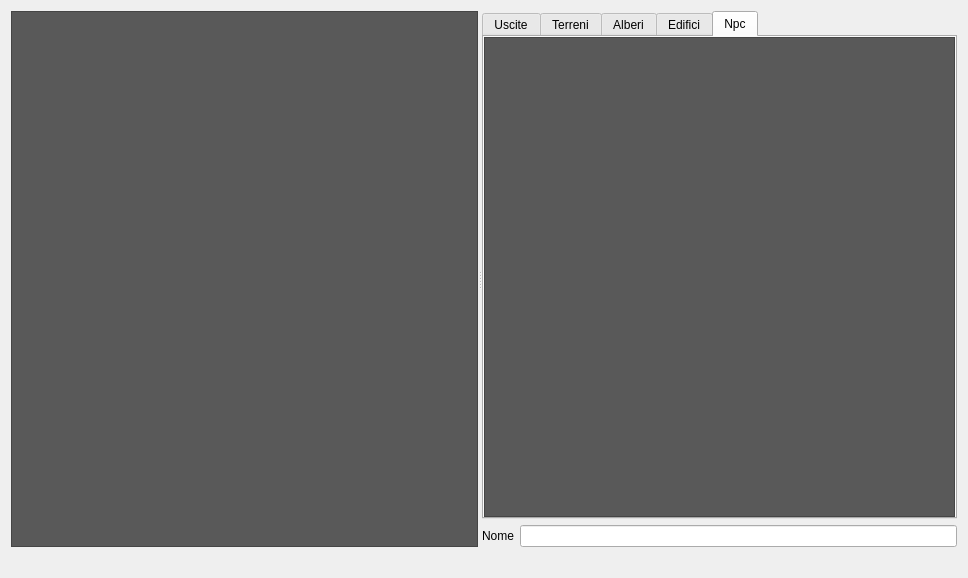
<?xml version="1.0" encoding="UTF-8"?>
<ui version="4.0">
 <class>FormTilesMapEditor</class>
 <widget class="QWidget" name="FormTilesMapEditor">
  <property name="windowModality">
   <enum>Qt::ApplicationModal</enum>
  </property>
  <property name="geometry">
   <rect>
    <x>0</x>
    <y>0</y>
    <width>968</width>
    <height>578</height>
   </rect>
  </property>
  <property name="windowTitle">
   <string>Form</string>
  </property>
  <property name="styleSheet">
   <string notr="true">QTableWidget
{
	background-color: rgb(89, 89, 89);
}

QTableWidget::item
{
	padding: 0;
border: 0px;
margin: 0px;
}

QGraphicsView
{
	background-color: rgb(89, 89, 89);
}</string>
  </property>
  <layout class="QVBoxLayout" name="verticalLayout_2">
   <item>
    <layout class="QHBoxLayout" name="horizontalLayout_2">
     <property name="spacing">
      <number>1</number>
     </property>
     <item>
      <layout class="QHBoxLayout" name="horizontalLayoutToolbar"/>
     </item>
     <item>
      <widget class="QSplitter" name="splitter">
       <property name="sizePolicy">
        <sizepolicy hsizetype="Expanding" vsizetype="Expanding">
         <horstretch>0</horstretch>
         <verstretch>0</verstretch>
        </sizepolicy>
       </property>
       <property name="orientation">
        <enum>Qt::Horizontal</enum>
       </property>
       <widget class="QWidget" name="horizontalLayoutWidget">
        <layout class="QHBoxLayout" name="horizontalLayout">
         <item>
          <widget class="QGraphicsView" name="graphicsView">
           <property name="mouseTracking">
            <bool>true</bool>
           </property>
          </widget>
         </item>
        </layout>
       </widget>
       <widget class="QWidget" name="horizontalLayoutWidget_2">
        <layout class="QVBoxLayout" name="verticalLayout_4">
         <item>
          <widget class="QTabWidget" name="tabWidget">
           <property name="tabPosition">
            <enum>QTabWidget::North</enum>
           </property>
           <property name="tabShape">
            <enum>QTabWidget::Rounded</enum>
           </property>
           <property name="currentIndex">
            <number>4</number>
           </property>
           <property name="elideMode">
            <enum>Qt::ElideRight</enum>
           </property>
           <property name="tabBarAutoHide">
            <bool>false</bool>
           </property>
           <widget class="QWidget" name="tab_3">
            <attribute name="title">
             <string>Uscite</string>
            </attribute>
            <layout class="QVBoxLayout" name="verticalLayout_5">
             <property name="spacing">
              <number>0</number>
             </property>
             <property name="leftMargin">
              <number>0</number>
             </property>
             <property name="topMargin">
              <number>0</number>
             </property>
             <property name="rightMargin">
              <number>0</number>
             </property>
             <property name="bottomMargin">
              <number>0</number>
             </property>
             <item>
              <widget class="QTableWidget" name="tableWidgetExits">
               <property name="styleSheet">
                <string notr="true"/>
               </property>
               <property name="editTriggers">
                <set>QAbstractItemView::NoEditTriggers</set>
               </property>
               <property name="selectionMode">
                <enum>QAbstractItemView::SingleSelection</enum>
               </property>
               <attribute name="horizontalHeaderVisible">
                <bool>false</bool>
               </attribute>
               <attribute name="horizontalHeaderMinimumSectionSize">
                <number>1</number>
               </attribute>
               <attribute name="horizontalHeaderDefaultSectionSize">
                <number>1</number>
               </attribute>
               <attribute name="verticalHeaderVisible">
                <bool>false</bool>
               </attribute>
               <attribute name="verticalHeaderMinimumSectionSize">
                <number>1</number>
               </attribute>
               <attribute name="verticalHeaderDefaultSectionSize">
                <number>1</number>
               </attribute>
              </widget>
             </item>
            </layout>
           </widget>
           <widget class="QWidget" name="tab_2">
            <attribute name="title">
             <string>Terreni</string>
            </attribute>
            <layout class="QVBoxLayout" name="verticalLayout_3">
             <property name="leftMargin">
              <number>0</number>
             </property>
             <property name="topMargin">
              <number>0</number>
             </property>
             <property name="rightMargin">
              <number>0</number>
             </property>
             <property name="bottomMargin">
              <number>0</number>
             </property>
             <item>
              <widget class="QTableWidget" name="tableWidgetTerrains">
               <property name="styleSheet">
                <string notr="true"/>
               </property>
               <property name="editTriggers">
                <set>QAbstractItemView::NoEditTriggers</set>
               </property>
               <property name="selectionMode">
                <enum>QAbstractItemView::MultiSelection</enum>
               </property>
               <attribute name="horizontalHeaderVisible">
                <bool>false</bool>
               </attribute>
               <attribute name="horizontalHeaderMinimumSectionSize">
                <number>1</number>
               </attribute>
               <attribute name="horizontalHeaderDefaultSectionSize">
                <number>1</number>
               </attribute>
               <attribute name="verticalHeaderVisible">
                <bool>false</bool>
               </attribute>
               <attribute name="verticalHeaderMinimumSectionSize">
                <number>1</number>
               </attribute>
               <attribute name="verticalHeaderDefaultSectionSize">
                <number>1</number>
               </attribute>
              </widget>
             </item>
            </layout>
           </widget>
           <widget class="QWidget" name="tab">
            <attribute name="title">
             <string>Alberi</string>
            </attribute>
            <layout class="QVBoxLayout" name="verticalLayout">
             <property name="spacing">
              <number>6</number>
             </property>
             <property name="leftMargin">
              <number>0</number>
             </property>
             <property name="topMargin">
              <number>0</number>
             </property>
             <property name="rightMargin">
              <number>0</number>
             </property>
             <property name="bottomMargin">
              <number>0</number>
             </property>
             <item>
              <widget class="QTableWidget" name="tableWidgetTrees">
               <property name="styleSheet">
                <string notr="true"/>
               </property>
               <property name="editTriggers">
                <set>QAbstractItemView::NoEditTriggers</set>
               </property>
               <property name="selectionMode">
                <enum>QAbstractItemView::SingleSelection</enum>
               </property>
               <attribute name="horizontalHeaderVisible">
                <bool>false</bool>
               </attribute>
               <attribute name="verticalHeaderVisible">
                <bool>false</bool>
               </attribute>
              </widget>
             </item>
            </layout>
           </widget>
           <widget class="QWidget" name="tab_4">
            <attribute name="title">
             <string>Edifici</string>
            </attribute>
            <layout class="QVBoxLayout" name="verticalLayout_6">
             <property name="spacing">
              <number>0</number>
             </property>
             <property name="leftMargin">
              <number>0</number>
             </property>
             <property name="topMargin">
              <number>0</number>
             </property>
             <property name="rightMargin">
              <number>0</number>
             </property>
             <property name="bottomMargin">
              <number>0</number>
             </property>
             <item>
              <widget class="QTableWidget" name="tableWidgetBuildings">
               <property name="styleSheet">
                <string notr="true"/>
               </property>
               <property name="editTriggers">
                <set>QAbstractItemView::NoEditTriggers</set>
               </property>
               <property name="selectionMode">
                <enum>QAbstractItemView::SingleSelection</enum>
               </property>
               <attribute name="horizontalHeaderVisible">
                <bool>false</bool>
               </attribute>
               <attribute name="verticalHeaderVisible">
                <bool>false</bool>
               </attribute>
              </widget>
             </item>
            </layout>
           </widget>
           <widget class="QWidget" name="tab_5">
            <attribute name="title">
             <string>Npc</string>
            </attribute>
            <layout class="QVBoxLayout" name="verticalLayout_7">
             <property name="leftMargin">
              <number>0</number>
             </property>
             <property name="topMargin">
              <number>0</number>
             </property>
             <property name="rightMargin">
              <number>0</number>
             </property>
             <property name="bottomMargin">
              <number>0</number>
             </property>
             <item>
              <widget class="QTableWidget" name="tableWidgetNpcs">
               <property name="styleSheet">
                <string notr="true">color: rgb(255, 255, 255);</string>
               </property>
               <property name="editTriggers">
                <set>QAbstractItemView::NoEditTriggers</set>
               </property>
               <property name="selectionMode">
                <enum>QAbstractItemView::SingleSelection</enum>
               </property>
               <attribute name="horizontalHeaderVisible">
                <bool>false</bool>
               </attribute>
               <attribute name="horizontalHeaderStretchLastSection">
                <bool>true</bool>
               </attribute>
               <attribute name="verticalHeaderVisible">
                <bool>false</bool>
               </attribute>
              </widget>
             </item>
            </layout>
           </widget>
          </widget>
         </item>
         <item>
          <layout class="QHBoxLayout" name="horizontalLayout_3">
           <item>
            <widget class="QLabel" name="label">
             <property name="text">
              <string>Nome</string>
             </property>
            </widget>
           </item>
           <item>
            <widget class="QLineEdit" name="lineEditMapName"/>
           </item>
          </layout>
         </item>
        </layout>
       </widget>
      </widget>
     </item>
    </layout>
   </item>
   <item>
    <widget class="QLabel" name="labelInfo">
     <property name="text">
      <string/>
     </property>
    </widget>
   </item>
  </layout>
 </widget>
 <resources/>
 <connections/>
</ui>
